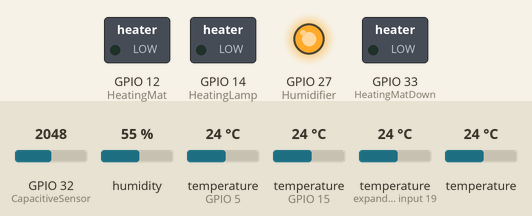
The program below on a simulated ESP32. On the bench: switched loads named in the program (green lamp = pin HIGH), output pins drawn as LEDs (lit = HIGH). Inputs (shaded band) come from the test bench; at power-on: GPIO 32 (CapacitiveSensor) = 2048, humidity 55 %, temperature (sensors on GPIO 5, GPIO 15, expander input 19) 24 °C, temperature 24 °C. WiFi joins after 1.5 s; servers stay silent unless stated; no MQTT or app messages arrive unless stated.

Above: at 4.6 s.
At 9.7 s:
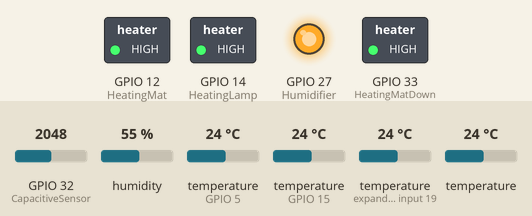
Timing chart, 0 to 15.3 s (numbered marks = the images above):
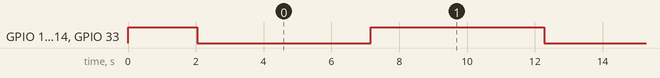

Measured:
- by itself, GPIO 12 (HeatingMat), GPIO 14 (HeatingLamp), GPIO 33 (HeatingMatDown): alternates HIGH for 5.1 s and LOW for 5.1 s

The program:

main.cpp
```cpp
#include <Arduino.h>
#include <DallasTemperature.h>
#include <OneWire.h>
#include <Adafruit_Sensor.h>
#include <DHT.h>
#include <WiFi.h>
#include <ThingSpeak.h>
#include <PubSubClient.h>
#include "structury.h"


#define DallasThermometers 15
#define Dht22Pin 5
#define CapacitiveSensor 32
#define HeatingLamp 14
#define HeatingMat 12
#define HeatingMatDown 33
#define Humidifier 27
#define Max_PWM 255
#define U_max 1
#define U_min 0


const char* ssid = "" ;
const char* pass ="";
const char* APIKey= "";
const char* mqttServer="test.mosquitto.org";
const char* topic1="";
const char* topic2="";
const char* topic3="";
const char* topic4="";
const char* topic5="";
unsigned int mqttPort=1883;
unsigned long int chanel = 2279857;
volatile int level1=127;
volatile int level2=127;
volatile int level3=127;
volatile int flagM=0;
volatile int flagP=0;
int Mode=0;

float SetTemp1=0;
float SetTemp2=0;
float SetTemp3=0;
float SetHum=0.0;

hw_timer_t * timer1 = NULL;
hw_timer_t * timer2 = NULL;
WiFiClient client;
PubSubClient mqttClient(client);
OneWire OneWireBus(DallasThermometers);
DallasTemperature TempSensors(&OneWireBus);
DHT HumSensor1(Dht22Pin, DHT22);
PIRegulation ParametersT1;
PIRegulation ParametersT2;
PIRegulation ParametersT3;


DeviceAddress TempAdress2={0x28, 0x94, 0x49, 0x38, 0x80, 0x22, 0xB, 0x2F};
DeviceAddress TempAdress3={ 0x28, 0x3C, 0xE1, 0x7F, 0x80, 0x22, 0xB, 0xB9};
DeviceAddress TempAdress1={0x28, 0xC6, 0x3E, 0xBE, 0x80, 0x22, 0xB, 0x83};

float ReadingMoisture();
bool RelayRegulator(float,float);
void ReadMqtt(char*, byte*, unsigned int );
void reconnect();
TSstruct Measurements();
void SendTSData(TSstruct );
void SetHeaterLevel(int, float);

void IRAM_ATTR pwmInterrupt(){
  static int sum=0;

  digitalWrite(HeatingLamp,sum>level1);
  digitalWrite(HeatingMat,sum>level2);
  digitalWrite(HeatingMatDown,sum>level3);

  if (sum >= Max_PWM){
    sum=0;
  }
  sum += 1;
}

void IRAM_ATTR measureFunction(){
  flagM=1;
}

void setup() {

Serial.begin(115200);

pinMode(HeatingMatDown, OUTPUT);
pinMode(HeatingLamp, OUTPUT);
pinMode(HeatingMat, OUTPUT);
pinMode(Humidifier, OUTPUT);

digitalWrite(HeatingMatDown, 1);
digitalWrite(HeatingLamp, 1);
digitalWrite(HeatingMat, 1);
digitalWrite(Humidifier, 1);

WiFi.mode(WIFI_STA);
WiFi.begin(ssid, pass);
 while (WiFi.status() != WL_CONNECTED) {
    delay(1000);
  }

mqttClient.setServer(mqttServer,mqttPort);
mqttClient.setCallback(ReadMqtt);
mqttClient.subscribe(topic1,2);
mqttClient.subscribe(topic2,2);
mqttClient.subscribe(topic3,2);
mqttClient.subscribe(topic4,2);
mqttClient.subscribe(topic5,2);

timer1 = timerBegin(1, 80, true);
timer2 = timerBegin(2, 80, true);
timerAttachInterrupt(timer1,pwmInterrupt,true);
timerAttachInterrupt(timer2,measureFunction,true);
timerAlarmWrite(timer1,40000,true);
timerAlarmWrite(timer2,30000000,true);
timerAlarmEnable(timer1);
timerAlarmEnable(timer2);


ThingSpeak.begin(client);
TempSensors.begin();
HumSensor1.begin();


ParametersT1.Kp = 0.167;
ParametersT1.Ti = 900;
ParametersT2.Kp = 0.40;
ParametersT2.Ti = 750;
ParametersT3.Kp = 0.43;
ParametersT3.Ti = 600;

ParametersT1.w1=0.8497;
ParametersT1.w2=-0.4629;
ParametersT1.w3=-0.2525;

ParametersT2.w1=-0.1007;
ParametersT2.w2=0.9874;
ParametersT2.w3=-0.1221;

ParametersT3.w1=-0.0693;
ParametersT3.w2=-0.1204;
ParametersT3.w3=0.9903;

}


void loop() {

if(WiFi.status() == WL_CONNECTION_LOST || WiFi.status() == WL_DISCONNECTED){
    WiFi.reconnect();
 }

if (!mqttClient.connected()) {
      if(mqttClient.connect("ESP32TerrariumClient")==1)
     {
      mqttClient.subscribe(topic1);
      mqttClient.subscribe(topic2);
      mqttClient.subscribe(topic3);
      mqttClient.subscribe(topic4);
      mqttClient.subscribe(topic5);
      }

}
mqttClient.loop();


if (flagM==1)
{
  TSstruct sensorData;
  sensorData=Measurements();

if (Mode==1){
  digitalWrite(Humidifier,1);
  if (SetTemp1!=0)
  {
      ParametersT1.PIControl(SetTemp1,sensorData.tempUp);
      SetHeaterLevel(1, ParametersT1.u1);
      sensorData.heater1 = ParametersT1.u1;
      SetHeaterLevel(2, ParametersT1.u2);
      sensorData.heater2 = ParametersT1.u2;
      SetHeaterLevel(3, ParametersT1.u3);
      sensorData.heater3 = ParametersT1.u3;
  }

  if (SetTemp2!=0)
  {
      ParametersT2.PIControl(SetTemp2,sensorData.tempMiddle);
      SetHeaterLevel(1, ParametersT2.u1);
      sensorData.heater1 = ParametersT2.u1;
      SetHeaterLevel(2, ParametersT2.u2);
      sensorData.heater2 = ParametersT2.u2;
      SetHeaterLevel(3, ParametersT2.u3);
      sensorData.heater3 = ParametersT2.u3;
  }
  if (SetTemp3!=0)
  {
      ParametersT3.PIControl(SetTemp3,sensorData.tempDown);
      SetHeaterLevel(1, ParametersT3.u1);
      sensorData.heater1 = ParametersT3.u1;
      SetHeaterLevel(2, ParametersT3.u2);
      sensorData.heater2 = ParametersT3.u2;
      SetHeaterLevel(3, ParametersT3.u3);
      sensorData.heater3 = ParametersT3.u3;
  }

  if (SetTemp1==0 && SetTemp2==0 && SetTemp3==0)
  {
      SetHeaterLevel(1, 0.5);
      sensorData.heater1 = 0.5;
      SetHeaterLevel(2, 0.5);
      sensorData.heater2 = 0.5;
      SetHeaterLevel(3, 0.5);
      sensorData.heater3 = 0.5;
  }
  }

  if (Mode==2){

      SetHeaterLevel(1, 0.5);
      sensorData.heater1 = 0.5;
      SetHeaterLevel(2, 0.5);
      sensorData.heater2 = 0.5;
      SetHeaterLevel(3, 0.5);
      sensorData.heater3 = 0.5;

      bool RelayStatus=RelayRegulator(sensorData.hum, 5.0);
      digitalWrite(Humidifier,!RelayStatus);
      sensorData.heater3=RelayStatus;

  }

  if (Mode!=1 && Mode!=2){

      SetHeaterLevel(1, 0.5);
      sensorData.heater1 = 0.5;
      SetHeaterLevel(2, 0.5);
      sensorData.heater2 = 0.5;
      SetHeaterLevel(3, 0.5);
      sensorData.heater3 = 0.5;

      digitalWrite(Humidifier,1);

}

  SendTSData(sensorData);
  flagM=0;

}
}


void SendTSData(TSstruct data)
{
  ThingSpeak.setField(1,data.tempUp);
  ThingSpeak.setField(2,data.tempMiddle);
  ThingSpeak.setField(3,data.tempDown);
  ThingSpeak.setField(4,data.hum);
  ThingSpeak.setField(5,data.humDown);
  ThingSpeak.setField(6,data.heater1);
  ThingSpeak.setField(7,data.heater2);
  ThingSpeak.setField(8,data.heater3);
  ThingSpeak.writeFields(chanel,APIKey);
}


void SetHeaterLevel(int id, float U)
{

      if (U<U_min)
      {
          U=U_min;
      }

      if (U>U_max)
      {
        U=U_max;
      }


      int PWM=Max_PWM*U;

      switch (id)
      {
      case 1:
        level1=PWM;
        break;
      case 2:
        level2=PWM;
        break;
      case 3:
        level3=PWM;
        break;
      }

}

void ReadMqtt(char* topic, byte* sign, unsigned int length) {

      int Status,i;
      String MessageString;
      i=0;
      while ( i < length) {
        MessageString.concat((char)sign[i]);
        i++;
      };

      Status=MessageString.toInt();
      if(strcmp(topic1, topic)==0 )
      {
        SetTemp1=Status;
      }

      if(strcmp(topic2, topic)==0)
      {
        SetTemp3=Status;
      }

      if(strcmp(topic3, topic)==0)
      {
        SetHum=Status;
      }

      if(strcmp(topic4, topic)==0)
      {
        SetTemp2=Status;
      }

      if(strcmp(topic5, topic)==0)
      {
        Mode=Status;
      }
}

TSstruct Measurements()
{
  TSstruct data;
  TempSensors.requestTemperatures();
  static float T1_prev,T2_prev,T3_prev;
  float T1=TempSensors.getTempC(TempAdress2);
    if (T1!=DEVICE_DISCONNECTED_C)
    {
      T1_prev=T1;
      data.tempUp=T1;
    }
    else
    {
      data.tempUp=T1_prev;
    }

    float T2=TempSensors.getTempC(TempAdress1);
    if (T2!=DEVICE_DISCONNECTED_C)
    {
      T2_prev=T2;
      data.tempMiddle=T2;
    }
    else
    {
      data.tempMiddle=T2_prev;
    }

    float T3=TempSensors.getTempC(TempAdress3);
    if (T3!=DEVICE_DISCONNECTED_C)
    {
      T3_prev=T3;
      data.tempDown=T3;
    }
    else
    {
      data.tempDown=T3_prev;
    }

  data.hum=HumSensor1.readHumidity();
  data.humDown=ReadingMoisture();
  data.heater1=0;
  data.heater2=0;
  data.heater3=0;
  return data;
}


float ReadingMoisture()
{
  int SoilMoisture;
  float SoilDry=2710,SoilWet=993,maxOut=100,minOut=0;
  float SoilPercentege;
  SoilMoisture=analogRead(CapacitiveSensor);
  float a=(maxOut-minOut)/(SoilWet-SoilDry);
  float b=(minOut*SoilWet-maxOut*SoilDry)/(SoilWet-SoilDry);
  SoilPercentege=round(a*SoilMoisture+b);
  return SoilPercentege;
}


bool RelayRegulator(float ActualValue, float Histeresis)
{
      static bool On=0;
      if (ActualValue<SetHum-Histeresis)
      {
        On=1;
      }
        if (ActualValue>SetHum+Histeresis)
      {
        On=0;
      }

    return On;
}
```

structury.h
```cpp
#pragma once

typedef struct TSstruct
{
    float tempUp = 0.0;
    float tempMiddle = 0.0;
    float tempDown = 0.0;
    float hum = 0.0;
    float humDown = 0.0;
    float heater1 = 0.0;
    float heater2 = 0.0;
    float heater3 = 0.0;
}TSstruct;


typedef struct PIRegulation
{
    float Kp;
    float Ti;
    float w1;
    float w2;
    float w3;
    float sum_err = 0.0;
    float u = 0.5;
    float u1 = 0.5;
    float u2 = 0.5;
    float u3 = 0.5;

    void PIControl(float, float);

}PIRegulation;

void PIRegulation::PIControl(float setValue, float refValue)
{
        float uMax=1.0, uMin=0.0;
        float Error=setValue-refValue;
        sum_err=sum_err+Error;
        u=Kp*Error+Kp/Ti*30*sum_err;

        u1=w1*u+0.5;
        u2=w2*u+0.5;
        u3=w3*u+0.5;

        if ( u1>uMax || u2>uMax || u3>uMax )
        {
            sum_err=sum_err-Error;
        }
        if ( u1<uMin || u2<uMin || u3<uMin)
        {
            sum_err=sum_err-Error;
        }

        if (u1<uMin)
        {
            u1=uMin;
        }
        if (u1>uMax)
        {
            u1=uMax;
        }

        if (u2<uMin)
        {
            u2=uMin;
        }
        if (u2>uMax)
        {
            u2=uMax;
        }

        if (u3<uMin)
        {
            u3=uMin;
        }
        if (u3>uMax)
        {
            u3=uMax;
        }


}
```
